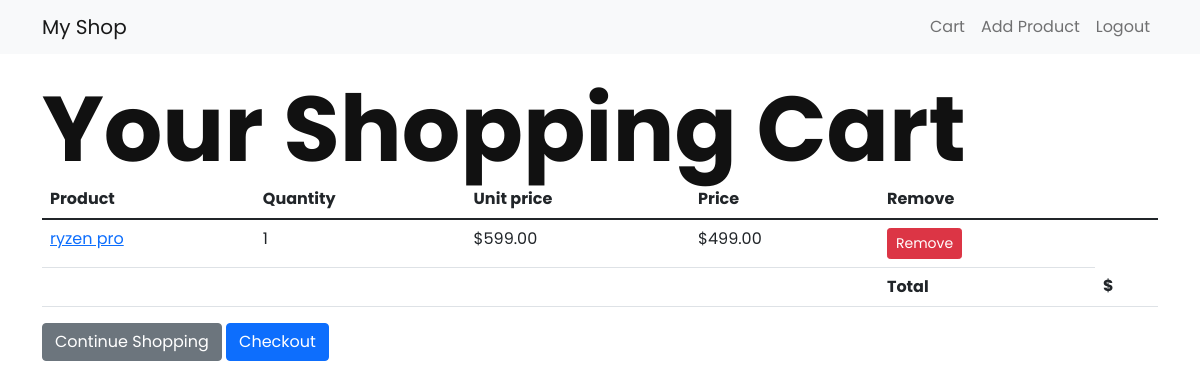
The app's page /cart/ (signed in) with its own data.
### shop/models.py (models this page shows, shortened)
class CartItem(models.Model):
    cart = models.ForeignKey(Cart, related_name='items', on_delete=models.CASCADE)
    product = models.ForeignKey(Product, on_delete=models.CASCADE)
    quantity = models.PositiveIntegerField(default=1)
    def total_price(self):
        return self.quantity * (self.product.discounted_price or self.product.price)

class Product(models.Model):
    category = models.ForeignKey(Category, related_name='products', on_delete=models.CASCADE)
    name = models.CharField(max_length=200)
    slug = models.SlugField(max_length=200)
    image = models.ImageField(upload_to='products/%Y/%m/%d', blank=True)
    description = models.TextField(blank=True)
    price = models.DecimalField(max_digits=10, decimal_places=2)
    available = models.BooleanField(default=True)
    created = models.DateTimeField(auto_now_add=True)
    updated = models.DateTimeField(auto_now=True)
    discounted_price = models.DecimalField(max_digits=10, decimal_places=2, null=True, blank=True)
    class Meta:
        ordering = ('name',)
        indexes = [
            models.Index(fields=['id', 'slug']),
        ]
    def get_absolute_url(self):
        return reverse('shop:product_detail', args=[self.id, self.slug])

### shop/views.py (the view)
# urls.py: path('cart/', views.cart_detail, name='cart_detail'),
@login_required
def cart_detail(request):
    cart, created = Cart.objects.get_or_create(user=request.user)
    return render(request, 'shop/cart/detail.html', {'cart': cart})

### shop/templates/shop/cart/detail.html (shortened to what this page needs)
{% extends "base.html" %}
{% block content %}
    <h1>Your shopping cart</h1>
    {% if cart.items.all %}
        <table class="table">
            <thead>
                <tr>
                    <th>Product</th>
                    <th>Quantity</th>
                    <th>Unit price</th>
                    <th>Price</th>
                    <th>Remove</th>
                </tr>
            </thead>
            <tbody>
                {% for item in cart.items.all %}
                    <tr>
                        <td>
                            <a href="{{ item.product.get_absolute_url }}">
                                {{ item.product.name }}
                            </a>
                        </td>
                        <td>{{ item.quantity }}</td>
                        <td>${{ item.product.price }}</td>
                        <td>${{ item.total_price }}</td>
                        <td>
                            <a href="{% url 'shop:cart_remove' item.product.id %}" class="btn btn-danger btn-sm">Remove</a>
                        </td>
                    </tr>
                {% endfor %}
                <tr>
                    <td colspan="4"></td>
                    <td><strong>Total</strong></td>
                    <td><strong>${{ cart.get_total_price }}</strong></td>
                </tr>
            </tbody>
        </table>
        <p class="text-right">
            <a href="{% url 'shop:product_list' %}" class="btn btn-secondary">Continue shopping</a>
            <a href="#" class="btn btn-primary">Checkout</a>
        </p>
    {% else %}
        <p>Your cart is empty.</p>
        <a href="{% url 'shop:product_list' %}" class="btn btn-primary">Continue shopping</a>
    {% endif %}
{% endblock %}

### static/css/main.css (style rules this page uses)
:root { --first-font: "Poppins", sans-serif; --body-text-color: #777777; --body-bg-color: #ffffff; --black: #111111; --white: #ffffff; --h1: normal 700 92px/1.1 var(--first-font); --h2: normal 500 40px/1.2 var(--first-font); --h3: normal 500 30px/1.2 var(--first-font); --h4: normal 500 26px/1.2 var(--first-font); --h5: normal 500 22px/1.2 var(--first-font); --h6: normal 500 18px/1.2 var(--first-font); --common-text: normal 400 16px/1.4 var(--first-font); }
body { font: var(--common-text); margin: 0; padding: 0; height: 100%; width: 100%; overflow-x: hidden; background: var(--body-bg-color); color: var(--body-text-color); }
p, li, ul, ol { margin: 0; padding: 0; list-style: none; font: var(--common-text); text-transform: capitalize; }
h1, .h1 { font: var(--h1); }
h1, h2, h3, h4, h5, h6 { margin: 0; color: var(--black); text-transform: capitalize; }

### records on screen
CartItem: product.name "ryzen pro", quantity "1", product.price "599.00", total_price "499.00"
